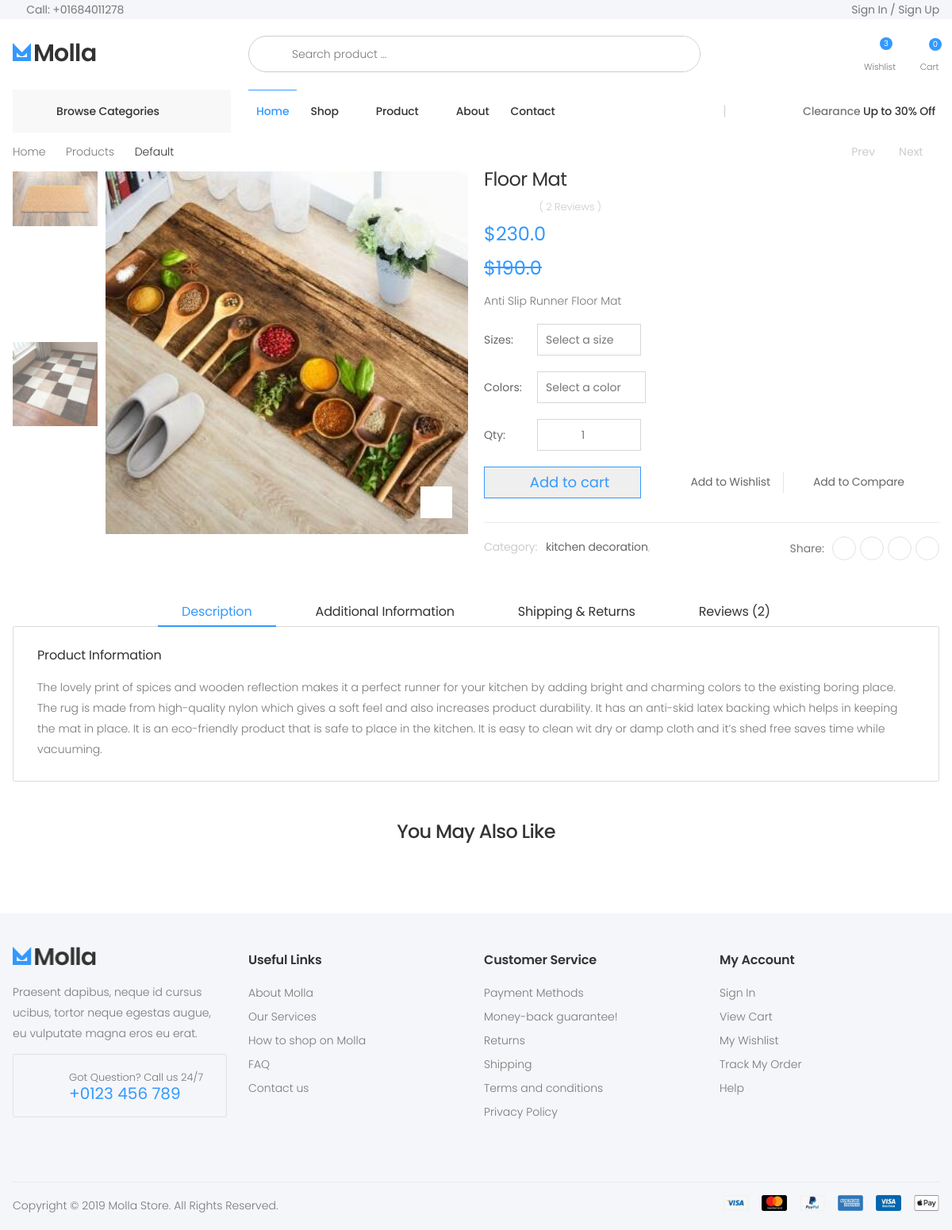
The page /product/floor-mat on the database its author committed.
### store/models.py (models this page shows, shortened)
class Product(models.Model):
    name = models.CharField(max_length=255,blank=False,null=False)
    category = models.ForeignKey(Category, on_delete=models.CASCADE, related_name='category')
    preview_des = models.CharField(max_length=255, verbose_name='Short Description')
    description = models.TextField(max_length=1000, verbose_name='Description')
    image = models.ImageField(upload_to='products',blank=False,null=False)
    price = models.FloatField()
    old_price = models.FloatField(default=0.00)
    is_stock = models.BooleanField(default=True)
    slug = models.SlugField(unique=True)
    created = models.DateTimeField(auto_now_add=True)
    class Meta:
        ordering = ['-created']

class ProductImages(models.Model):
    product = models.ForeignKey(Product,on_delete=models.CASCADE)
    image = models.FileField(upload_to='product_gallery')
    created = models.DateTimeField(auto_now_add=True)

class Category(models.Model):
    name = models.CharField(max_length=50, blank=False,null=False)
    image = models.ImageField(upload_to='category',blank=True,null=True)
    parent = models.ForeignKey('self',related_name='children',on_delete=models.CASCADE,blank=True,null=True)
    created = models.DateTimeField(auto_now_add=True)
    def __str__(self):
        return self.name
    class Meta:
        ordering = ['-created']
        verbose_name_plural= 'Categories'

### store/views.py (the view)
# urls.py: path('product/<slug>',views.ProductDetailView.as_view(), name = 'product-details' ),
class ProductDetailView(DetailView):
    model = Product
    template_name = 'store/product.html'
    context_object_name = 'item'
    def get_context_data(self, **kwargs):
        context = super().get_context_data(**kwargs)
        context['product_images'] = ProductImages.objects.filter(product = self.object.id)
        return context

### store/models.py (called while the page is built)
    def sizes(self):
        return super(VariationManager, self).filter(variation='size')

    def colors(self):
        return super(VariationManager, self).filter(variation='color')

### store/templatetags/category.py (called while the page is built)
@register.filter
def category(user):
    if user.is_authenticated:
        cat = Category.objects.filter(parent=None)
        return cat

### templates/store/product.html (shortened to what this page needs)
{% extends 'base.html' %}
{% block body %}
<main class="main">
    <nav aria-label="breadcrumb" class="breadcrumb-nav border-0 mb-0">
        <div class="container d-flex align-items-center">
            <ol class="breadcrumb">
                <li class="breadcrumb-item"><a href="index.html">Home</a></li>
                <li class="breadcrumb-item"><a href="#">Products</a></li>
                <li class="breadcrumb-item active" aria-current="page">Default</li>
            </ol>
            <nav class="product-pager ml-auto" aria-label="Product">
                <a class="product-pager-link product-pager-prev" href="#" aria-label="Previous" tabindex="-1">
                    <i class="icon-angle-left"></i>
                    <span>Prev</span>
                </a>
                <a class="product-pager-link product-pager-next" href="#" aria-label="Next" tabindex="-1">
                    <span>Next</span>
                    <i class="icon-angle-right"></i>
                </a>
            </nav>
        </div>
    </nav>
    <div class="page-content">
        <div class="container">
            <div class="product-details-top">
                <div class="row">
                    <div class="col-md-6">
                        <div class="product-gallery product-gallery-vertical">
                            <div class="row">
                                <figure class="product-main-image">
                                    <img id="product-zoom" src="{{ item.image.url }}"
                                         data-zoom-image="assets/images/products/single/1-big.jpg" alt="product image">
                                    <a href="#" id="btn-product-gallery" class="btn-product-gallery">
                                        <i class="icon-arrows"></i>
                                    </a>
                                </figure>
                                <div id="product-zoom-gallery" class="product-image-gallery">
                                    {% for product_image in product_images %}
                                    <a class="product-gallery-item" href="#" data-image="{{product_image.image.url}}"
                                       data-zoom-image="{{product_image.image.url}}">
                                        <img src="{{product_image.image.url}}" alt="product cross">
                                    </a>
                                    {% endfor %}
                                </div>
                            </div>
                        </div>
                    </div>
                    <div class="col-md-6">
                        <div class="product-details">
                            <h1 class="product-title">{{ item.name }}</h1>
                            <div class="ratings-container">
                                <div class="ratings">
                                    <div class="ratings-val" style="width: 80%;"></div>
                                </div>
                                <a class="ratings-text" href="#product-review-link" id="review-link">( 2 Reviews )</a>
                            </div>
                            <div class="product-price">
                                ${{ item.price }}
                            </div>
                            {% if item.old_price %}
                            <div class="product-price">
                                <del>${{ item.old_price }}</del>
                            </div>
                            {% endif %}
                            <div class="product-content">
                                <p>{{ item.preview_des }} </p>
                            </div>
                            <form method="post" action="{% url 'order:add-to-cart' pk=item.pk %}">
                                {% if item.variationvalue_set.sizes %}
                                <div class="details-filter-row details-row-size">
                                    <label for="size">Sizes:</label>
                                    <div class="select-custom">
                                        <select name="size" id="size" class="form-control">
                                            <option value="#" selected="selected">Select a size</option>
                                        </select>
                                    </div>
                                </div>
                                {% endif %}
                                {% if item.variationvalue_set.colors %}
                                <div class="details-filter-row details-row-size">
                                    <label for="size">Colors:</label>
                                    <div class="select-custom">
                                        <select name="color" id="color" class="form-control">
                                            <option value="#" selected="selected">Select a color</option>
                                        </select>
                                    </div>
                                </div>
                                {% endif %}
                                <div class="details-filter-row details-row-size">
                                    <label for="qty">Qty:</label>
                                    <div class="product-details-quantity">
                                        <input type="number" id="qty" name='quantity' class="form-control" value="1"
                                               min="1" max="10" step="1" data-decimals="0" required>
                                    </div>
                                </div>
                                <div class="product-details-action">
                                    <button type="submit" class="btn-product btn-cart">Add to cart</button>
                                    <div class="details-action-wrapper">
                                        <a href="#" class="btn-product btn-wishlist" title="Wishlist"><span>Add to Wishlist</span></a>
                                        <a href="#" class="btn-product btn-compare"
                                           title="Compare"><span>Add to Compare</span></a>
                                    </div>
                                </div>
                            </form>
                            <div class="product-details-footer">
                                <div class="product-cat">
                                    <span>Category:</span>
                                    <a href="#">{{ item.category }}</a>,
                                </div>
                                <div class="social-icons social-icons-sm">
                                    <span class="social-label">Share:</span>
                                    <a href="#" class="social-icon" title="Facebook" target="_blank"><i
                                            class="icon-facebook-f"></i></a>
                                    <a href="#" class="social-icon" title="Twitter" target="_blank"><i
                                            class="icon-twitter"></i></a>
                                    <a href="#" class="social-icon" title="Instagram" target="_blank"><i
                                            class="icon-instagram"></i></a>
                                    <a href="#" class="social-icon" title="Pinterest" target="_blank"><i
                                            class="icon-pinterest"></i></a>
                                </div>
                            </div>
                        </div>
                    </div>
                </div>
            </div>
            <div class="product-details-tab">
                <ul class="nav nav-pills justify-content-center" role="tablist">
                    <li class="nav-item">
                        <a class="nav-link active" id="product-desc-link" data-toggle="tab" href="#product-desc-tab"
                           role="tab" aria-controls="product-desc-tab" aria-selected="true">Description</a>
                    </li>
                    <li class="nav-item">
                        <a class="nav-link" id="product-info-link" data-toggle="tab" href="#product-info-tab" role="tab"
                           aria-controls="product-info-tab" aria-selected="false">Additional information</a>
                    </li>
                    <li class="nav-item">
                        <a class="nav-link" id="product-shipping-link" data-toggle="tab" href="#product-shipping-tab"
                           role="tab" aria-controls="product-shipping-tab" aria-selected="false">Shipping & Returns</a>
                    </li>
                    <li class="nav-item">
                        <a class="nav-link" id="product-review-link" data-toggle="tab" href="#product-review-tab"
                           role="tab" aria-controls="product-review-tab" aria-selected="false">Reviews (2)</a>
                    </li>
                </ul>
                <div class="tab-content">
                    <div class="tab-pane fade show active" id="product-desc-tab" role="tabpanel"
                         aria-labelledby="product-desc-link">
                        <div class="product-desc-content">
                            <h3>Product Information</h3>
                            <p>{{ item.description }}</p>
                        </div>
                    </div>
                </div>
            </div>
            <h2 class="title text-center mb-4">You May Also Like</h2>
        </div>
    </div>
</main>
{% endblock %}

### static_root/assets/css/skins/skin-demo-4.css (style rules this page uses)
a { color:#39f }
.nav.nav-pills .nav-item.show .nav-link,.nav.nav-pills .nav-item .nav-link.active { color:#39f;border-bottom-color:#39f }
.product-price { color:#39f }
.btn-product { color:#39f }
.product-gallery-item:before { border-color:#39f }
.product-details-action .btn-cart { color:#39f;border-color:#39f }

### static_root/assets/css/demos/demo-4.css (style rules this page uses)
.nav.nav-pills .nav-link { font-size:1.4rem }
.nav.nav-pills .nav-item+.nav-item { margin-left:.5rem }
.product-cat { color:#ccc }
.btn-product+.btn-product { border-left-style:solid }
.ratings-container { margin-bottom:1.5rem }

### rows shown on the page
Product: image (picture), name "Floor Mat", price "230.0", old_price "190.0", preview_des "Anti Slip Runner Floor Mat", category "kitchen decoration", description "The lovely print of spices and wooden reflection makes it a perfect runner for your kitchen by adding bright and charming colors to the existing boring place. The rug is made from high-quality nylon which gives a soft feel and also increases product durability. It has an anti-skid latex backing which helps in keeping the mat in place. It is an eco-friendly product that is safe to place in the kitchen. It is easy to clean wit dry or damp cloth and it’s shed free saves time while vacuuming."
ProductImages: image (picture)
ProductImages: image (picture)
